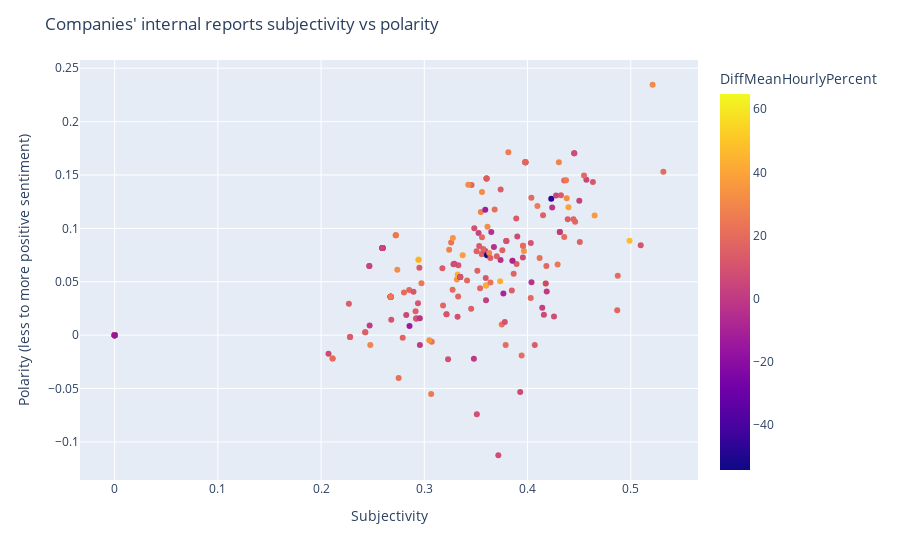

The notebook cell saved with this chart:
### Code cell
fig = px.scatter(df, y='ReportSentimentPolarity', x='ReportSentimentSubjectivity', color='DiffMeanHourlyPercent', 
                 hover_data=['EmployerName'])
fig.update_layout(title="Companies' internal reports subjectivity vs polarity",
                  yaxis_zeroline=False, xaxis_zeroline=False)
fig.update_xaxes(title_text='Subjectivity')
fig.update_yaxes(title_text='Polarity (less to more positive sentiment)')
fig.show()

### Figure 1 — Plotly figure (JSON) as saved in the notebook; plotly's stock layout.template omitted (floating-point values rounded to 4 significant figures; data arrays with more than 128 entries replaced by an {"elided": "..."} marker saying what was removed)
{"data": [{"customdata": {"elided": "395x1 str values"}, "hoverlabel": {"namelength": 0}, "hovertemplate": "ReportSentimentSubjectivity=%{x}<br>ReportSentimentPolarity=%{y}<br>EmployerName=%{customdata[0]}<br>DiffMeanHourlyPercent=%{marker.color}", "legendgroup": "", "marker": {"color": {"elided": "395 float values"}, "coloraxis": "coloraxis", "symbol": "circle"}, "mode": "markers", "name": "", "showlegend": false, "type": "scatter", "x": {"elided": "395 float values"}, "xaxis": "x", "y": {"elided": "395 float values"}, "yaxis": "y"}], "layout": {"coloraxis": {"colorbar": {"title": {"text": "DiffMeanHourlyPercent"}}, "colorscale": [[0, "#0d0887"], [0.1111, "#46039f"], [0.2222, "#7201a8"], [0.3333, "#9c179e"], [0.4444, "#bd3786"], [0.5556, "#d8576b"], [0.6667, "#ed7953"], [0.7778, "#fb9f3a"], [0.8889, "#fdca26"], [1, "#f0f921"]]}, "legend": {"tracegroupgap": 0}, "margin": {"t": 60}, "title": {"text": "Companies' internal reports subjectivity vs polarity"}, "xaxis": {"anchor": "y", "domain": [0, 1], "title": {"text": "Subjectivity"}, "zeroline": false}, "yaxis": {"anchor": "x", "domain": [0, 1], "title": {"text": "Polarity (less to more positive sentiment)"}, "zeroline": false}}}
